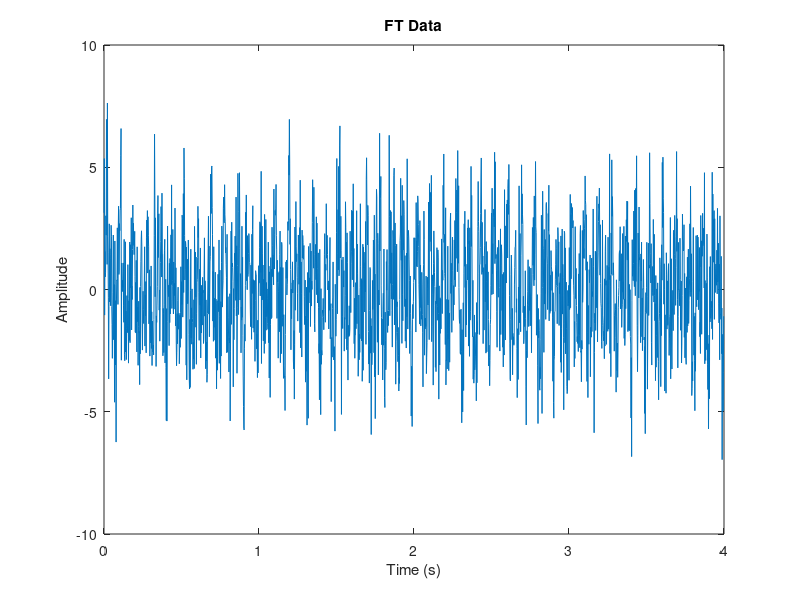

Recreate this plot in MATLAB. (Note: this script raises an error after producing the figure.)
% Setup of Workspace
format compact;
clear;
clc;
close all;




%------FT------
% Load Data
load('dataset.mat');

% Plot current data
figure
plot(t, dataset)
xlabel('Time (s)')
ylabel('Amplitude')
title('FT Data')

%Run function
fourier_transform(dataset, Fs);



%------Cross Correlation------
% Load Data
load('echodataset.mat');

%Plot Current Data
figure
tiledlayout(2,1)

% Input Plot
nexttile
plot(time_input, input)
title('Input')
xlabel('Time (s)')
ylabel('Amplitude')
% Echo Plot
nexttile
plot(time_echo, echo)
title('Echo')
xlabel('Time (s)')
ylabel('Amplitude')

% Run function
cross_correlate(input, echo, Fs)




